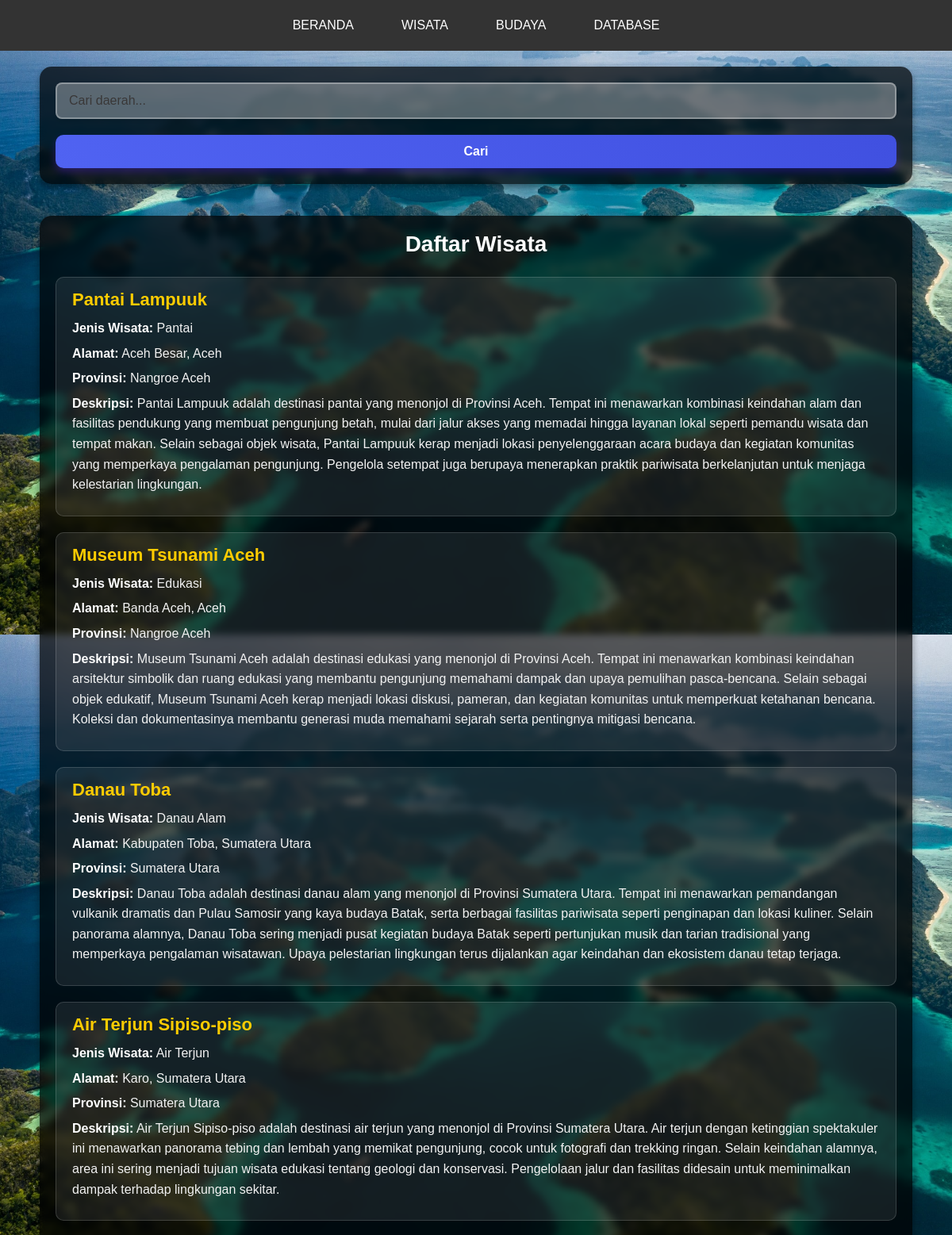
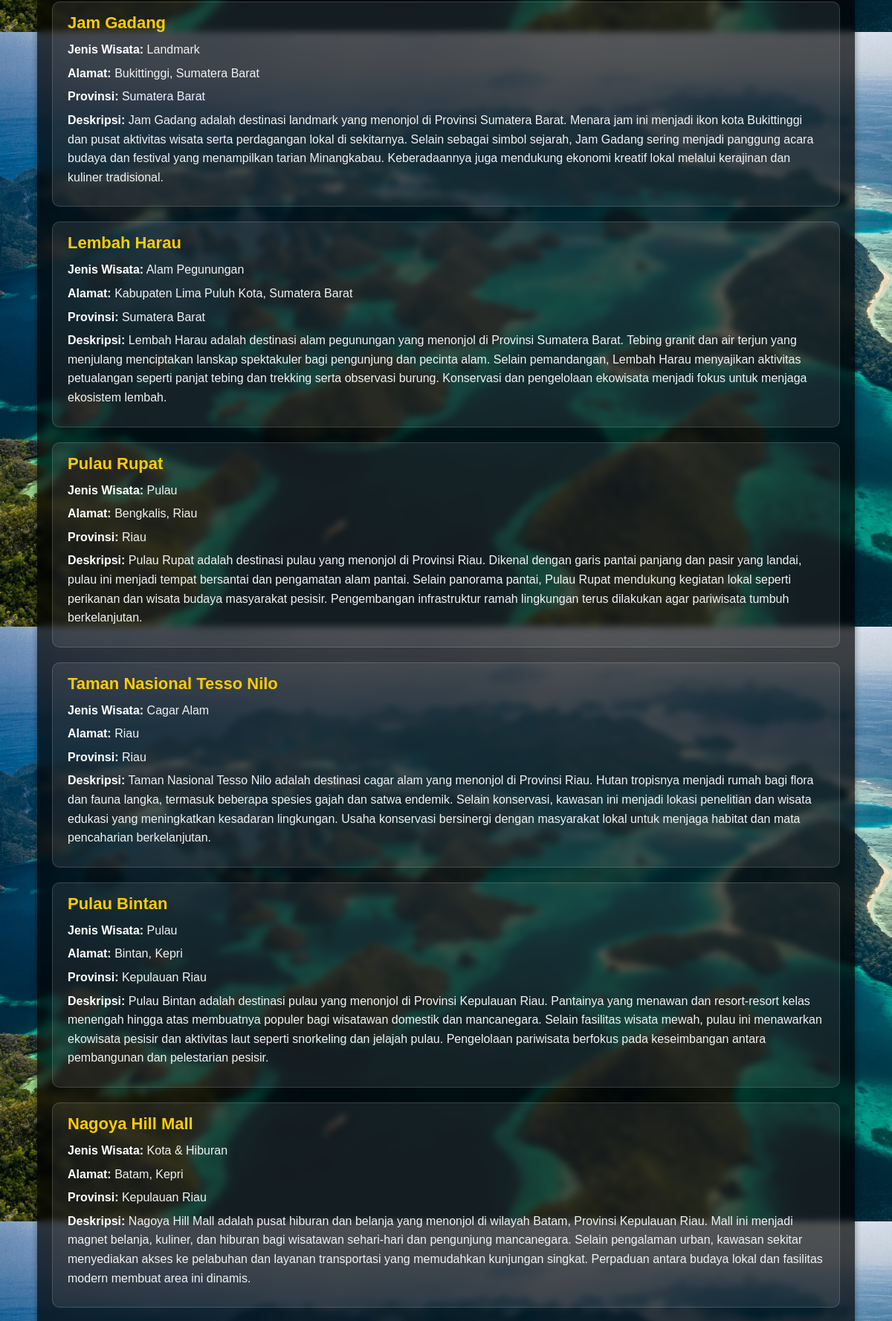
The page /wisata/Wisata.php (upper part) on the database its author committed (2 pictures, top to bottom).
### tables this page shows
CREATE TABLE `wisata` (
  `id_wisata` int NOT NULL,
  `nama_wisata` varchar(150) NOT NULL,
  `jenis_wisata` varchar(100) DEFAULT NULL,
  `alamat` text,
  `deskripsi` text,
  `id_daerah` int DEFAULT NULL
);

CREATE TABLE `daerah` (
  `id_daerah` int NOT NULL,
  `nama_provinsi` varchar(100) NOT NULL
);

### wisata/Wisata.php (the view, shortened to what this page needs)
<?php
include '../koneksi.php';
$search = isset($_GET['search']) ? $_GET['search'] : '';
if ($search) {
    $stmt = $conn->prepare("SELECT * FROM wisata INNER JOIN daerah ON wisata.id_daerah = daerah.id_daerah WHERE daerah.nama_provinsi LIKE ?");
    $stmt->bind_param("s", $searchTerm);
    $searchTerm = '%' . $search . '%';
    $stmt->execute();
    $result = $stmt->get_result();
} else {
    $result = $conn->query("SELECT * FROM wisata INNER JOIN daerah ON wisata.id_daerah = daerah.id_daerah");
}
?>
<!DOCTYPE html>
<html lang="en">
<head>
    <link rel="stylesheet" href="../style.css">
</head>
<body>
<nav>
        <ul>
            <li><a href="../admin.html">BERANDA</a></li>
            <li><a href="../wisata/Wisata.php">WISATA</a></li>
            <li><a href="../budaya/Budaya.php">BUDAYA</a></li>
            <li class="dropdown">
                <a href="#">DATABASE</a>
            </li>
        </ul>
    </nav>
    <div class="table-container">
        <form method="GET" action="wisata.php" class="search-form">
            <input type="text" name="search" id="search" class="input-search" placeholder="Cari daerah..." autocomplete="off">
            <button type="submit" class="search-btn">Cari</button>
        </form>
    </div>
<div class="content-container">
    <h1 class="content-title">Daftar Wisata</h1>
    <?php while ($row = $result->fetch_assoc()): ?>
        <div class="content-card">
            <h2><?= htmlspecialchars($row['nama_wisata']); ?></h2>
            <p><strong>Jenis Wisata:</strong> <?= htmlspecialchars($row['jenis_wisata']); ?></p>
            <p><strong>Alamat:</strong> <?= htmlspecialchars($row['alamat']); ?></p>
            <p><strong>Provinsi:</strong> <?= htmlspecialchars($row['nama_provinsi']); ?></p>
            <p><strong>Deskripsi:</strong> <?= htmlspecialchars($row['deskripsi']); ?></p>
        </div>
    <?php endwhile; ?>
</div>
</body>
</html>

### style.css (style rules this page uses)
* { margin: 0; padding: 0; box-sizing: border-box; }
body { display: flex; flex-direction: column; align-items: center; min-height: 100vh; background-image: url(image/wallpaper.jpg); background-position: center; background-size: cover; font-family: 'Montserrat', sans-serif; color: #fff; }
nav { background-color: #333; padding: 15px; width: 100%; position: relative; z-index: 10; }
nav ul { list-style-type: none; display: flex; justify-content: center; }
nav ul li { position: relative; margin: 0 15px; }
nav ul li a { color: white; text-decoration: none; padding: 8px 15px; display: block; font-weight: 500; }
::placeholder { font-weight: 500; color: #3a3838; }
a { text-decoration: none; color: inherit; }
.content-container { width: calc(100% - 100px); margin: 20px auto; padding: 20px; background: rgba(0, 0, 0, 0.7); border-radius: 15px; box-shadow: 0 4px 8px rgba(0, 0, 0, 0.4); backdrop-filter: blur(5px); color: #fff; }
.content-title { text-align: center; font-size: 28px; color: #fff; margin-bottom: 25px; font-weight: bold; }
.content-card { background-color: rgba(255, 255, 255, 0.08); border: 1px solid rgba(255, 255, 255, 0.15); border-radius: 10px; padding: 0 20px 20px 20px; margin-bottom: 20px; transition: background 0.3s, transform 0.3s; }
.content-card h2 { font-size: 22px; color: #ffcc00; margin: 15px 0 10px 0; }
.content-card p { font-size: 16px; color: #f2f2f2; line-height: 1.6; margin: 6px 0; }
.content-card p strong { color: #fff; font-weight: 600; }
.table-container { width: calc(100% - 100px); margin: 20px auto; padding: 20px; background: rgba(0, 0, 0, 0.7); border-radius: 15px; box-shadow: 0 4px 8px rgba(0, 0, 0, 0.4); backdrop-filter: blur(5px); overflow-x: auto; }
.table-container form input, .table-container form select, .table-container form textarea { width: 100%; padding: 12px 15px; font-size: 16px; border: 2px solid rgba(255, 255, 255, 0.3); border-radius: 8px; background: rgba(253, 253, 255, 0.315); color: #000000; outline: none; margin-bottom: 20px; transition: all 0.3s ease; box-shadow: 0 4px 6px rgba(0, 0, 0, 0.1); }
.table-container form button { width: 100%; padding: 12px 0; font-size: 16px; font-weight: bold; color: #fff; border: none; border-radius: 10px; background: linear-gradient(45deg, #5063f2, #4050e0); box-shadow: 0px 5px 10px rgba(91, 29, 236, 0.3); cursor: pointer; transition: all 0.3s ease; }
button, .btn { display: inline-block; padding: 12px 25px; font-size: 16px; font-weight: bold; text-align: center; color: #fff; background: #5063f2; border: none; border-radius: 25px; cursor: pointer; transition: all 0.3s ease; box-shadow: 0px 5px 10px rgba(91, 29, 236, 0.2); }

### rows shown on the page
wisata: nama_wisata "Pantai Lampuuk", jenis_wisata "Pantai", alamat "Aceh Besar, Aceh", id_daerah.nama_provinsi "Nangroe Aceh", deskripsi "Pantai Lampuuk adalah destinasi pantai yang menonjol di Provinsi Aceh. Tempat ini menawarkan kombinasi keindahan alam dan fasilitas pendukung yang membuat pengunjung betah, mulai dari jalur akses yang memadai hingga layanan lokal seperti pemandu wisata dan tempat makan. Selain sebagai objek wisata, Pantai Lampuuk kerap menjadi lokasi penyelenggaraan acara budaya dan kegiatan komunitas yang memperkaya pengalaman pengunjung. Pengelola setempat juga berupaya menerapkan praktik pariwisata berkelanjutan untuk menjaga kelestarian lingkungan."
wisata: nama_wisata "Museum Tsunami Aceh", jenis_wisata "Edukasi", alamat "Banda Aceh, Aceh", id_daerah.nama_provinsi "Nangroe Aceh", deskripsi "Museum Tsunami Aceh adalah destinasi edukasi yang menonjol di Provinsi Aceh. Tempat ini menawarkan kombinasi keindahan arsitektur simbolik dan ruang edukasi yang membantu pengunjung memahami dampak dan upaya pemulihan pasca-bencana. Selain sebagai objek edukatif, Museum Tsunami Aceh kerap menjadi lokasi diskusi, pameran, dan kegiatan komunitas untuk memperkuat ketahanan bencana. Koleksi dan dokumentasinya membantu generasi muda memahami sejarah serta pentingnya mitigasi bencana."
wisata: nama_wisata "Danau Toba", jenis_wisata "Danau Alam", alamat "Kabupaten Toba, Sumatera Utara", id_daerah.nama_provinsi "Sumatera Utara", deskripsi "Danau Toba adalah destinasi danau alam yang menonjol di Provinsi Sumatera Utara. Tempat ini menawarkan pemandangan vulkanik dramatis dan Pulau Samosir yang kaya budaya Batak, serta berbagai fasilitas pariwisata seperti penginapan dan lokasi kuliner. Selain panorama alamnya, Danau Toba sering menjadi pusat kegiatan budaya Batak seperti pertunjukan musik dan tarian tradisional yang memperkaya pengalaman wisatawan. Upaya pelestarian lingkungan terus dijalankan agar keindahan dan ekosistem danau tetap terjaga."
wisata: nama_wisata "Air Terjun Sipiso-piso", jenis_wisata "Air Terjun", alamat "Karo, Sumatera Utara", id_daerah.nama_provinsi "Sumatera Utara", deskripsi "Air Terjun Sipiso-piso adalah destinasi air terjun yang menonjol di Provinsi Sumatera Utara. Air terjun dengan ketinggian spektakuler ini menawarkan panorama tebing dan lembah yang memikat pengunjung, cocok untuk fotografi dan trekking ringan. Selain keindahan alamnya, area ini sering menjadi tujuan wisata edukasi tentang geologi dan konservasi. Pengelolaan jalur dan fasilitas didesain untuk meminimalkan dampak terhadap lingkungan sekitar."
wisata: nama_wisata "Jam Gadang", jenis_wisata "Landmark", alamat "Bukittinggi, Sumatera Barat", id_daerah.nama_provinsi "Sumatera Barat", deskripsi "Jam Gadang adalah destinasi landmark yang menonjol di Provinsi Sumatera Barat. Menara jam ini menjadi ikon kota Bukittinggi dan pusat aktivitas wisata serta perdagangan lokal di sekitarnya. Selain sebagai simbol sejarah, Jam Gadang sering menjadi panggung acara budaya dan festival yang menampilkan tarian Minangkabau. Keberadaannya juga mendukung ekonomi kreatif lokal melalui kerajinan dan kuliner tradisional."
wisata: nama_wisata "Lembah Harau", jenis_wisata "Alam Pegunungan", alamat "Kabupaten Lima Puluh Kota, Sumatera Barat", id_daerah.nama_provinsi "Sumatera Barat", deskripsi "Lembah Harau adalah destinasi alam pegunungan yang menonjol di Provinsi Sumatera Barat. Tebing granit dan air terjun yang menjulang menciptakan lanskap spektakuler bagi pengunjung dan pecinta alam. Selain pemandangan, Lembah Harau menyajikan aktivitas petualangan seperti panjat tebing dan trekking serta observasi burung. Konservasi dan pengelolaan ekowisata menjadi fokus untuk menjaga ekosistem lembah."
wisata: nama_wisata "Pulau Rupat", jenis_wisata "Pulau", alamat "Bengkalis, Riau", id_daerah.nama_provinsi "Riau", deskripsi "Pulau Rupat adalah destinasi pulau yang menonjol di Provinsi Riau. Dikenal dengan garis pantai panjang dan pasir yang landai, pulau ini menjadi tempat bersantai dan pengamatan alam pantai. Selain panorama pantai, Pulau Rupat mendukung kegiatan lokal seperti perikanan dan wisata budaya masyarakat pesisir. Pengembangan infrastruktur ramah lingkungan terus dilakukan agar pariwisata tumbuh berkelanjutan."
wisata: nama_wisata "Taman Nasional Tesso Nilo", jenis_wisata "Cagar Alam", alamat "Riau", id_daerah.nama_provinsi "Riau", deskripsi "Taman Nasional Tesso Nilo adalah destinasi cagar alam yang menonjol di Provinsi Riau. Hutan tropisnya menjadi rumah bagi flora dan fauna langka, termasuk beberapa spesies gajah dan satwa endemik. Selain konservasi, kawasan ini menjadi lokasi penelitian dan wisata edukasi yang meningkatkan kesadaran lingkungan. Usaha konservasi bersinergi dengan masyarakat lokal untuk menjaga habitat dan mata pencaharian berkelanjutan."
wisata: nama_wisata "Pulau Bintan", jenis_wisata "Pulau", alamat "Bintan, Kepri", id_daerah.nama_provinsi "Kepulauan Riau", deskripsi "Pulau Bintan adalah destinasi pulau yang menonjol di Provinsi Kepulauan Riau. Pantainya yang menawan dan resort-resort kelas menengah hingga atas membuatnya populer bagi wisatawan domestik dan mancanegara. Selain fasilitas wisata mewah, pulau ini menawarkan ekowisata pesisir dan aktivitas laut seperti snorkeling dan jelajah pulau. Pengelolaan pariwisata berfokus pada keseimbangan antara pembangunan dan pelestarian pesisir."
wisata: nama_wisata "Nagoya Hill Mall", jenis_wisata "Kota & Hiburan", alamat "Batam, Kepri", id_daerah.nama_provinsi "Kepulauan Riau", deskripsi "Nagoya Hill Mall adalah pusat hiburan dan belanja yang menonjol di wilayah Batam, Provinsi Kepulauan Riau. Mall ini menjadi magnet belanja, kuliner, dan hiburan bagi wisatawan sehari-hari dan pengunjung mancanegara. Selain pengalaman urban, kawasan sekitar menyediakan akses ke pelabuhan dan layanan transportasi yang memudahkan kunjungan singkat. Perpaduan antara budaya lokal dan fasilitas modern membuat area ini dinamis."
